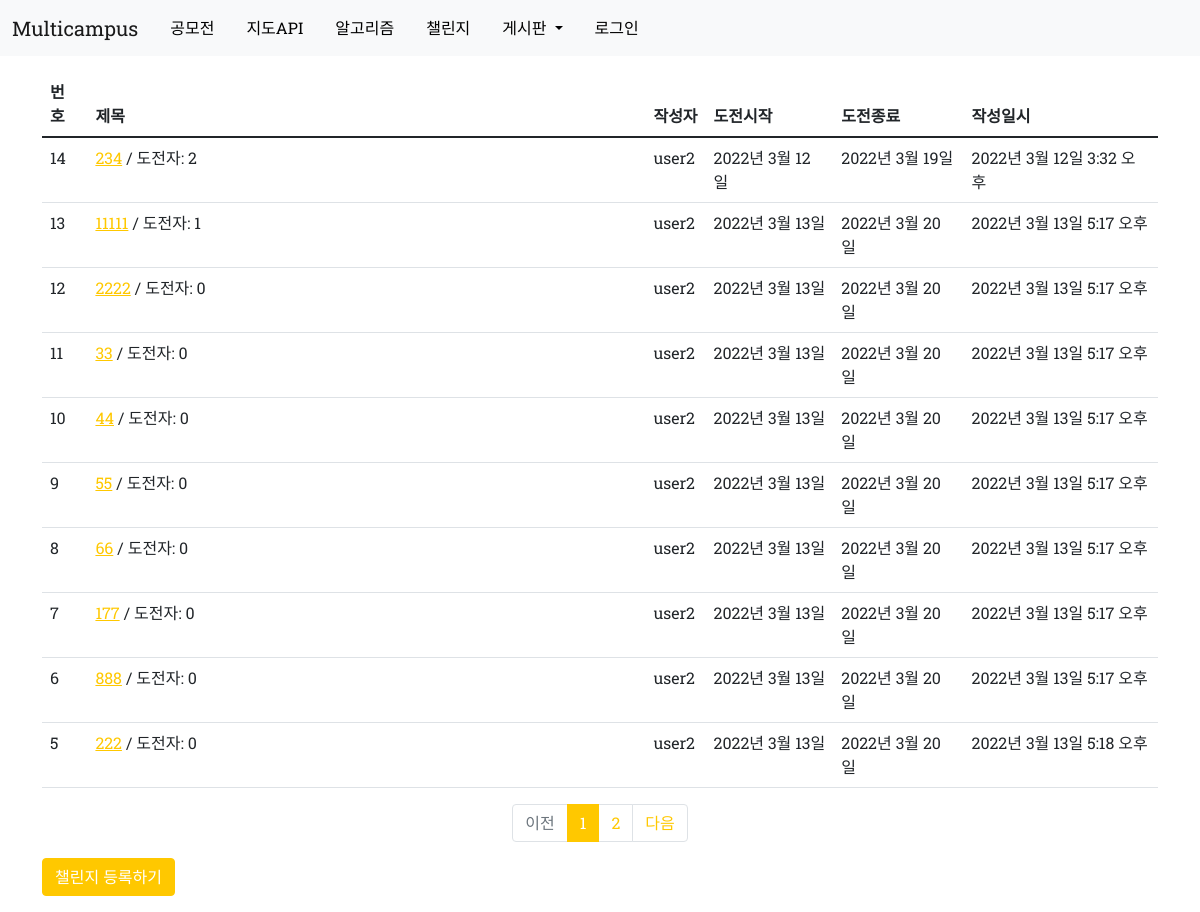
/challenges/list/, run on the app's committed database.
### challenges/models.py (models this page shows, shortened)
class Challenge(core_models.TimeStampedModel):
    STATUS_BEFORE = "before"
    STATUS_START = "start"
    STATUS_FINISH = "finish"
    STATUS_CHOICES = (
        (STATUS_BEFORE, "모집중"),
        (STATUS_START, "도전시작"),
        (STATUS_FINISH, "도전종료")
    )
    ROUTINE_EVERYDAY = "everyday"
    ROUTINE_WEEKENDONLY = "weekend_only"
    ROUTINE_FIVETIMES = "5times_a_week"
    ROUTINE_THREETIMES = "3times_a_week"
    ROUTINE_TWICE = "twice_a_week"
    ROUTINE_ONCE = "once_a_week"
    ROUTINE_CHOICES = (
        (ROUTINE_EVERYDAY, "매일"),
        (ROUTINE_WEEKENDONLY, "주말만"),
        (ROUTINE_FIVETIMES, "월화수목금"),
        (ROUTINE_THREETIMES, "주3회"),
        (ROUTINE_TWICE, "주2회"),
        (ROUTINE_ONCE, "주1회")
    )
    subject = models.CharField(max_length=140)
    description = models.TextField()
    status = models.CharField(
        max_length=8, choices=STATUS_CHOICES, default=STATUS_BEFORE)
    host = models.ForeignKey(
        user_models.User, related_name="challenge", on_delete=models.CASCADE)
    routine = models.CharField(
        max_length=15, choices=ROUTINE_CHOICES, default=ROUTINE_EVERYDAY)
    num_of_auth_per_day = models.IntegerField(default=1)
    date_start = models.DateField(default=timezone.now(), editable=True)
    date_finish = models.DateField(
        default=(timezone.now() + timedelta(weeks=1)), editable=True)
    challenger = models.ManyToManyField(
        user_models.User, related_name="challenger", blank=True)
    def __str__(self):
        return f'{self.subject} - {self.status}'

### users/models.py (models this page shows, shortened)
class User(AbstractUser):
    COURSE_BIGDATA = "빅데이터 프로젝트과정"
    COURSE_AI = "AI 프로젝트과정"
    COURSE_CLOUD = "클라우드 프로젝트과정"
    COURSE_IOT = "IOT 프로젝트과정"
    COURSE_CHOICES = (
        (COURSE_BIGDATA, "빅데이터 프로젝트과정"),
        (COURSE_AI, "AI 프로젝트과정"),
        (COURSE_CLOUD, "클라우드 프로젝트과정"),
        (COURSE_IOT, "IOT 프로젝트과정")
    )
    birthdate = models.DateField(null=True, blank=True)
    avatar = models.ImageField(upload_to="avatars", blank=True)
    takencourse = models.CharField(
        choices=COURSE_CHOICES, max_length=20, null=True, blank=True)
    hp = models.CharField(max_length=11, null=True, blank=True)
    score = models.IntegerField(default=0)

### challenges/views.py (the view)
# urls.py: path('list/', views.ChallengeList,
def ChallengeList(request):
    page = request.GET.get('page', '1')
    challenge_list = Challenge.objects.all()
    rand = random.choice(challenge_list)
    paginator = Paginator(challenge_list, 10)
    page_obj = paginator.get_page(page)
    print(vars(page_obj.paginator))
    context = {"challenge_list": page_obj, " rand":  rand}
    return render(request, "challenges/challenge_list.html", context)

### challenges/templatetags/challenges_filter.py (called while the page is built)
@register.filter
def sub(value, arg):
    return value - arg

### templates/challenges/challenge_list.html
{% extends 'base.html' %}
{% load challenges_filter %}
{% block content %}
<div class="container my-3">
    <table class="table">
        <thead>
            <tr class="thead-dark">
                <th>번호</th>
                <th style = "width: 50%;">제목</th>
                <th>작성자</th>
                <th>도전시작</th>
                <th>도전종료</th>
                <th>작성일시</th>
            </tr>
            </thead>
        <tbody>
    {% if challenge_list %}
    {% for challenge in challenge_list %}
        <tr>
            <td>
                {{ challenge_list.paginator.count|sub:challenge_list.start_index|sub:forloop.counter0|add:1 }}
            </td>
            <td class = "text-left">
            <a href = "{% url 'challenges:detail' challenge.id  %}">{{ challenge.subject }}</a> <span> / 도전자: {{ challenge.challenger.count}}</span></td>
            <td>{{ challenge.host.first_name }}</td>
            <td>{{ challenge.date_start}}</td>
            <td>{{ challenge.date_finish}}</td>
            <td>{{ challenge.created }}</td>
        </tr>
    {% endfor %}
    {% else %}
    <tr>
        <td colspan="3">챌린지가 없습니다.</td>
    </tr>
    {% endif %}
    </tbody>
</table>
<ul class="pagination justify-content-center">
    {% if challenge_list.has_previous %}
    <li class="page-item">
        <a class="page-link" href="?page={{ challenge_list.previous_page_number }}">이전</a>
    </li>
    {% else %}
    <li class="page-item disabled">
        <a class="page-link" tabindex="-1" aria-disabled="true" href="#">이전</a>
    </li>
    {% endif %}
    {% for page_number in challenge_list.paginator.page_range %}
    {% if page_number >= challenge_list.number|add:-5 and page_number <= challenge_list.number|add:5 %}
        {% if page_number == challenge_list.number %}
        <li class="page-item active" aria-current="page">
            <a class="page-link" href="?page={{ page_number }}">{{ page_number }}</a>
        </li>
        {% else %}
        <li class="page-item">
            <a class="page-link" href="?page={{ page_number }}">{{ page_number }}</a>
        </li>
        {% endif %}
    {% endif %}
    {% endfor %}
    {% if challenge_list.has_next %}
    <li class="page-item">
        <a class="page-link" href="?page={{ challenge_list.next_page_number }}">다음</a>
    </li>
    {% else %}
    <li class="page-item disabled">
        <a class="page-link" tabindex="-1" aria-disabled="true" href="#">다음</a>
    </li>
    {% endif %}
</ul>
    <a href="{% url 'challenges:create' %}" class="btn btn-primary">챌린지 등록하기</a>
{% endblock %}

### data on the page
Challenge: paginator.count|sub "14", subject "234", challenger.count "2", host.first_name "user2", date_start "2022년 3월 12일", date_finish "2022년 3월 19일", created "2022년 3월 12일 3:32 오후"
Challenge: paginator.count|sub "13", subject "11111", challenger.count "1", host.first_name "user2", date_start "2022년 3월 13일", date_finish "2022년 3월 20일", created "2022년 3월 13일 5:17 오후"
Challenge: paginator.count|sub "12", subject "2222", challenger.count "0", host.first_name "user2", date_start "2022년 3월 13일", date_finish "2022년 3월 20일", created "2022년 3월 13일 5:17 오후"
Challenge: paginator.count|sub "11", subject "33", challenger.count "0", host.first_name "user2", date_start "2022년 3월 13일", date_finish "2022년 3월 20일", created "2022년 3월 13일 5:17 오후"
Challenge: paginator.count|sub "10", subject "44", challenger.count "0", host.first_name "user2", date_start "2022년 3월 13일", date_finish "2022년 3월 20일", created "2022년 3월 13일 5:17 오후"
Challenge: paginator.count|sub "9", subject "55", challenger.count "0", host.first_name "user2", date_start "2022년 3월 13일", date_finish "2022년 3월 20일", created "2022년 3월 13일 5:17 오후"
Challenge: paginator.count|sub "8", subject "66", challenger.count "0", host.first_name "user2", date_start "2022년 3월 13일", date_finish "2022년 3월 20일", created "2022년 3월 13일 5:17 오후"
Challenge: paginator.count|sub "7", subject "177", challenger.count "0", host.first_name "user2", date_start "2022년 3월 13일", date_finish "2022년 3월 20일", created "2022년 3월 13일 5:17 오후"
Challenge: paginator.count|sub "6", subject "888", challenger.count "0", host.first_name "user2", date_start "2022년 3월 13일", date_finish "2022년 3월 20일", created "2022년 3월 13일 5:17 오후"
Challenge: paginator.count|sub "5", subject "222", challenger.count "0", host.first_name "user2", date_start "2022년 3월 13일", date_finish "2022년 3월 20일", created "2022년 3월 13일 5:18 오후"

### other printed values
{{ page_number }} "1"
{{ page_number }} "2"
